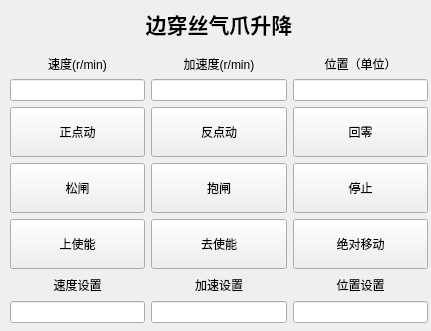
  <widget class="QWidget" name="widget_2" native="true">
   <property name="geometry">
    <rect>
     <x>470</x>
     <y>10</y>
     <width>431</width>
     <height>331</height>
    </rect>
   </property>
   <property name="styleSheet">
    <string notr="true">#widget_1{
 border: 1px solid #ccc;
}</string>
   </property>
   <widget class="QWidget" name="layoutWidget_2">
    <property name="geometry">
     <rect>
      <x>10</x>
      <y>0</y>
      <width>418</width>
      <height>323</height>
     </rect>
    </property>
    <layout class="QVBoxLayout" name="verticalLayout_9">
     <item>
      <widget class="QLabel" name="label_8">
       <property name="font">
        <font>
         <pointsize>16</pointsize>
         <bold>true</bold>
        </font>
       </property>
       <property name="text">
        <string>边穿丝气爪升降</string>
       </property>
       <property name="alignment">
        <set>Qt::AlignmentFlag::AlignCenter</set>
       </property>
      </widget>
     </item>
     <item>
      <layout class="QHBoxLayout" name="horizontalLayout_6">
       <item>
        <layout class="QVBoxLayout" name="verticalLayout_10">
         <property name="leftMargin">
          <number>0</number>
         </property>
         <item>
          <widget class="QLabel" name="label_9">
           <property name="text">
            <string>速度(r/min)</string>
           </property>
           <property name="alignment">
            <set>Qt::AlignmentFlag::AlignCenter</set>
           </property>
          </widget>
         </item>
         <item>
          <widget class="QLineEdit" name="lineEdit_4">
           <property name="text">
            <string/>
           </property>
           <property name="readOnly">
            <bool>true</bool>
           </property>
          </widget>
         </item>
        </layout>
       </item>
       <item>
        <layout class="QVBoxLayout" name="verticalLayout_11">
         <item>
          <widget class="QLabel" name="label_10">
           <property name="text">
            <string>加速度(r/min)</string>
           </property>
           <property name="alignment">
            <set>Qt::AlignmentFlag::AlignCenter</set>
           </property>
          </widget>
         </item>
         <item>
          <widget class="QLineEdit" name="lineEdit_5">
           <property name="text">
            <string/>
           </property>
           <property name="readOnly">
            <bool>true</bool>
           </property>
          </widget>
         </item>
        </layout>
       </item>
       <item>
        <layout class="QVBoxLayout" name="verticalLayout_12">
         <item>
          <widget class="QLabel" name="label_11">
           <property name="text">
            <string>位置（单位）</string>
           </property>
           <property name="alignment">
            <set>Qt::AlignmentFlag::AlignCenter</set>
           </property>
          </widget>
         </item>
         <item>
          <widget class="QLineEdit" name="lineEdit_10">
           <property name="text">
            <string/>
           </property>
           <property name="readOnly">
            <bool>true</bool>
           </property>
          </widget>
         </item>
        </layout>
       </item>
      </layout>
     </item>
     <item>
      <layout class="QVBoxLayout" name="verticalLayout_13">
       <item>
        <layout class="QHBoxLayout" name="horizontalLayout_7">
         <item>
          <widget class="QPushButton" name="pushButton_10">
           <property name="minimumSize">
            <size>
             <width>50</width>
             <height>50</height>
            </size>
           </property>
           <property name="text">
            <string>正点动</string>
           </property>
          </widget>
         </item>
         <item>
          <widget class="QPushButton" name="pushButton_11">
           <property name="minimumSize">
            <size>
             <width>50</width>
             <height>50</height>
            </size>
           </property>
           <property name="text">
            <string>反点动</string>
           </property>
          </widget>
         </item>
         <item>
          <widget class="QPushButton" name="pushButton_12">
           <property name="minimumSize">
            <size>
             <width>50</width>
             <height>50</height>
            </size>
           </property>
           <property name="text">
            <string>回零</string>
           </property>
          </widget>
         </item>
        </layout>
       </item>
       <item>
        <layout class="QHBoxLayout" name="horizontalLayout_8">
         <item>
          <widget class="QPushButton" name="pushButton_13">
           <property name="minimumSize">
            <size>
             <width>50</width>
             <height>50</height>
            </size>
           </property>
           <property name="text">
            <string>松闸</string>
           </property>
          </widget>
         </item>
         <item>
          <widget class="QPushButton" name="pushButton_14">
           <property name="minimumSize">
            <size>
             <width>50</width>
             <height>50</height>
            </size>
           </property>
           <property name="text">
            <string>抱闸</string>
           </property>
          </widget>
         </item>
         <item>
          <widget class="QPushButton" name="pushButton_15">
           <property name="minimumSize">
            <size>
             <width>50</width>
             <height>50</height>
            </size>
           </property>
           <property name="text">
            <string>停止</string>
           </property>
          </widget>
         </item>
        </layout>
       </item>
       <item>
        <layout class="QHBoxLayout" name="horizontalLayout_9">
         <item>
          <widget class="QPushButton" name="pushButton_16">
           <property name="minimumSize">
            <size>
             <width>50</width>
             <height>50</height>
            </size>
           </property>
           <property name="text">
            <string>上使能</string>
           </property>
          </widget>
         </item>
         <item>
          <widget class="QPushButton" name="pushButton_17">
           <property name="minimumSize">
            <size>
             <width>50</width>
             <height>50</height>
            </size>
           </property>
           <property name="text">
            <string>去使能</string>
           </property>
          </widget>
         </item>
         <item>
          <widget class="QPushButton" name="pushButton_18">
           <property name="minimumSize">
            <size>
             <width>50</width>
             <height>50</height>
            </size>
           </property>
           <property name="text">
            <string>绝对移动</string>
           </property>
          </widget>
         </item>
        </layout>
       </item>
      </layout>
     </item>
     <item>
      <layout class="QHBoxLayout" name="horizontalLayout_10">
       <item>
        <layout class="QVBoxLayout" name="verticalLayout_14">
         <item>
          <widget class="QLabel" name="label_12">
           <property name="text">
            <string>速度设置</string>
           </property>
           <property name="alignment">
            <set>Qt::AlignmentFlag::AlignCenter</set>
           </property>
          </widget>
         </item>
         <item>
          <widget class="QLineEdit" name="lineEdit_11">
           <property name="text">
            <string/>
           </property>
           <property name="alignment">
            <set>Qt::AlignmentFlag::AlignCenter</set>
           </property>
          </widget>
         </item>
        </layout>
       </item>
       <item>
        <layout class="QVBoxLayout" name="verticalLayout_15">
         <item>
          <widget class="QLabel" name="label_13">
           <property name="text">
            <string>加速设置</string>
           </property>
           <property name="alignment">
            <set>Qt::AlignmentFlag::AlignCenter</set>
           </property>
          </widget>
         </item>
         <item>
          <widget class="QLineEdit" name="lineEdit_12">
           <property name="text">
            <string/>
           </property>
           <property name="alignment">
            <set>Qt::AlignmentFlag::AlignCenter</set>
           </property>
          </widget>
         </item>
        </layout>
       </item>
       <item>
        <layout class="QVBoxLayout" name="verticalLayout_16">
         <item>
          <widget class="QLabel" name="label_14">
           <property name="text">
            <string>位置设置</string>
           </property>
           <property name="alignment">
            <set>Qt::AlignmentFlag::AlignCenter</set>
           </property>
          </widget>
         </item>
         <item>
          <widget class="QLineEdit" name="lineEdit_13">
           <property name="text">
            <string/>
           </property>
           <property name="alignment">
            <set>Qt::AlignmentFlag::AlignCenter</set>
           </property>
          </widget>
         </item>
        </layout>
       </item>
      </layout>
     </item>
    </layout>
   </widget>
  </widget>
